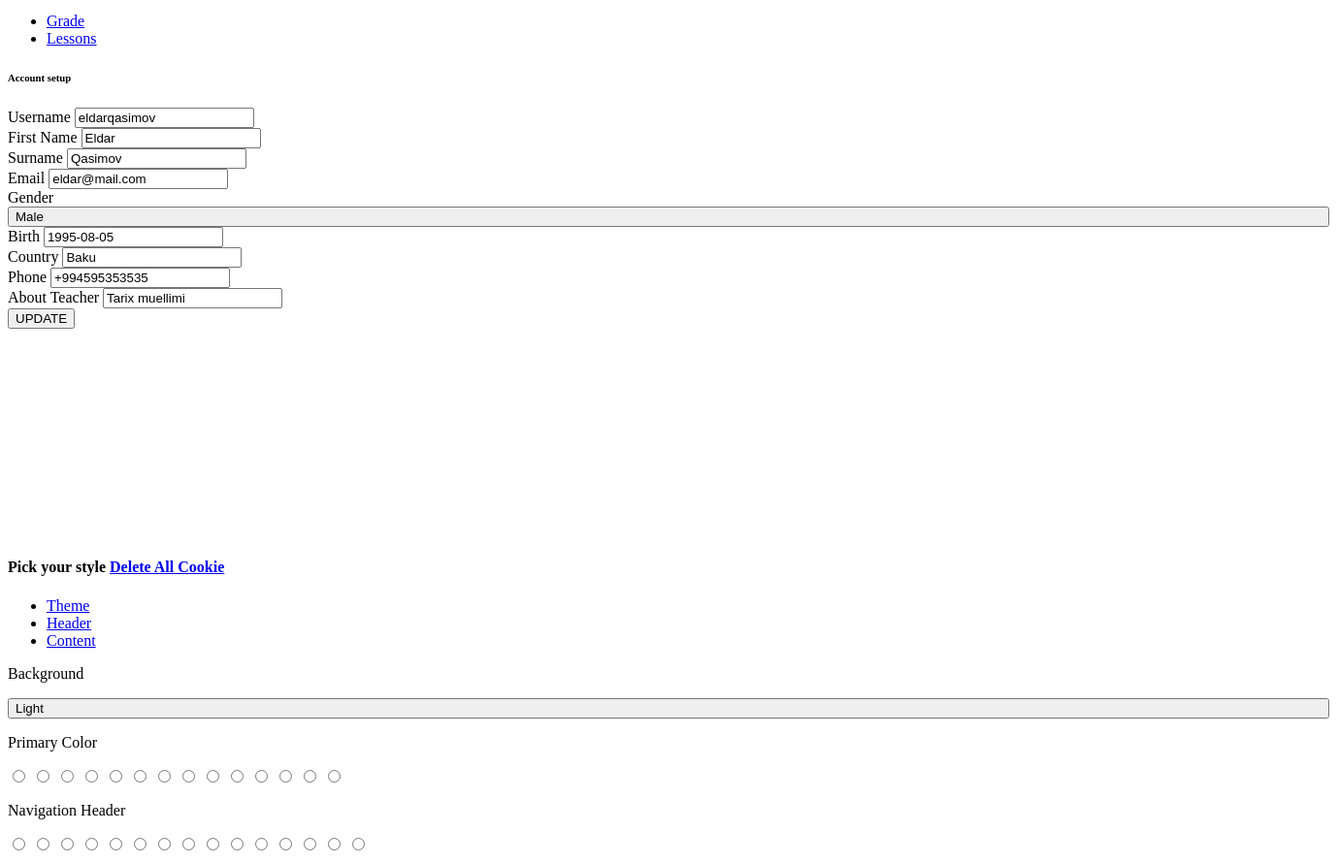
Page /teacher_edit/47/ (signed in, middle part) on the earlier database version.
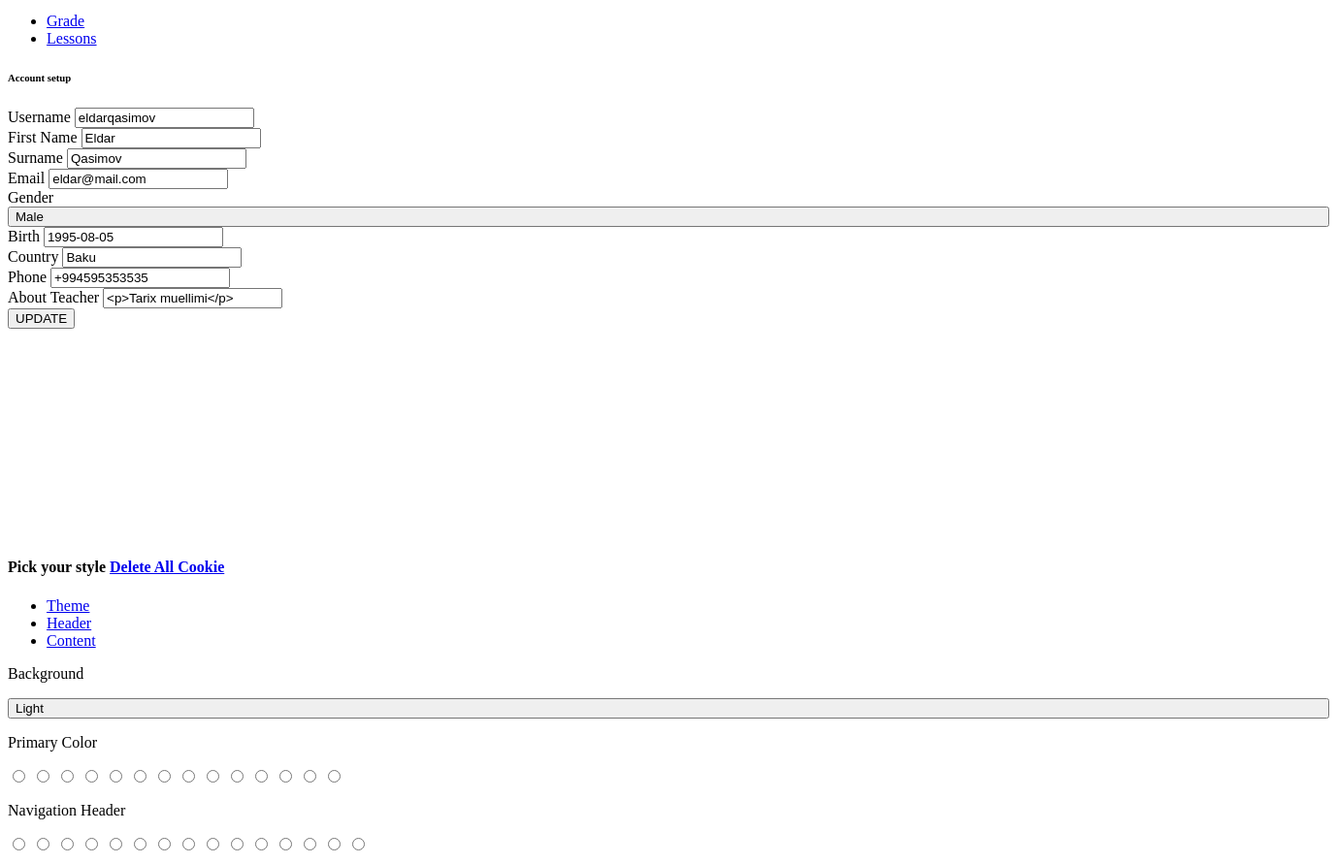
Same page on the later database version.
### staff/models.py (models this page shows, shortened)
class Teacher(models.Model):
    user = models.OneToOneField(User, on_delete=models.CASCADE, primary_key=True,related_name='teacher')
    position=models.ForeignKey('Lesson', on_delete=models.CASCADE, related_name='teacher_position',null=True)
    about_teacher=RichTextField(null=True)
    class Meta:
        verbose_name_plural = 'Teachers'

### baseuser/decorators.py (the view)
    def wrapper_func(request, *args, **kwargs):
        if request.user.user_type == 'admin':
            return view_func(request, *args, **kwargs)
        else:
            return redirect('error_permission')

### staff/forms.py
class EditTeacherForm(forms.ModelForm):
    class Meta:
        model=Teacher
        fields=('about_teacher', )
        widgets={
            'about_teacher': CKEditorWidget(),
        }

### staff/templates/teacher_edit.html (shortened to what this page needs)
{% extends 'base_staff.html' %}
{% load static %}
{% block content  %}
 		{% include 'partials/navheader-preloader.html' %}
        <head>
        </head>
			<div class="content-body">
				<div class="container-fluid">
					<div class="row">
						<div class="col-xl-3 col-lg-4">
							<div class="clearfix">
								<div class="card card-bx profile-card author-profile m-b30">
									<div class="card-body">
									<form class="profile-form" method='POST' enctype="multipart/form-data" >
									<div class="info-list">
										<ul>
											<li><a href="app-profile.html">Grade</a>
											</li>
											<li><a href="app-profile.html">Lessons</a>
											</li>
										</ul>
									</div>
								</div>
							</div>
						</div>
					</div>
					<div class="col-xl-9 col-lg-8">
						<div class="card profile-card card-bx">
							<div class="card-header">
								<h6 class="title">Account setup</h6>
							</div>
								<div class="card-body">
									<div class="row">
										<div class="col-sm-6 m-b30">
											<label class="form-label">Username</label>
											{{ form_user.username }}
										</div>
										<div class="col-sm-6 m-b30">
											<label class="form-label">First Name</label>
											{{ form_user.first_name }}
										</div>
										<div class="col-sm-6 m-b30">
											<label class="form-label">Surname</label>
											{{form_user.last_name}}
										</div>
										<div class="col-sm-6 m-b30">
											<label class="form-label">Email</label>
											{{form_user.email}}
										</div>
										<div class="col-sm-6 m-b30">
											<label class="form-label">Gender</label>
										</div>
										<div class="col-sm-6 m-b30">
											<label class="form-label">Birth</label>
											{{form_user.birthdate}}
										</div>
										<div class="col-sm-6 m-b30">
											<label class="form-label">Country</label>
											{{form_user.country}}
										</div>
										<div class="col-sm-6 m-b30">
											<label class="form-label">Phone</label>
											{{form_user.number}}
										</div>
										<div class="col-sm-6 m-b30">
											<label class="form-label">About Teacher</label>
											{{form_teacher.about_teacher}}
										</div>
									</div>
								</div>
								<div class="card-footer">
									<button type='submit' class="btn btn-primary">UPDATE</button>									</div>
						</div>
					</div>
				</div>
            </div>
        </div>
    </div>
  {% endblock %}

Differences in the rows shown:
changed Teacher: about_teacher "Tarix muellimi" → "<p>Tarix muellimi</p>"
